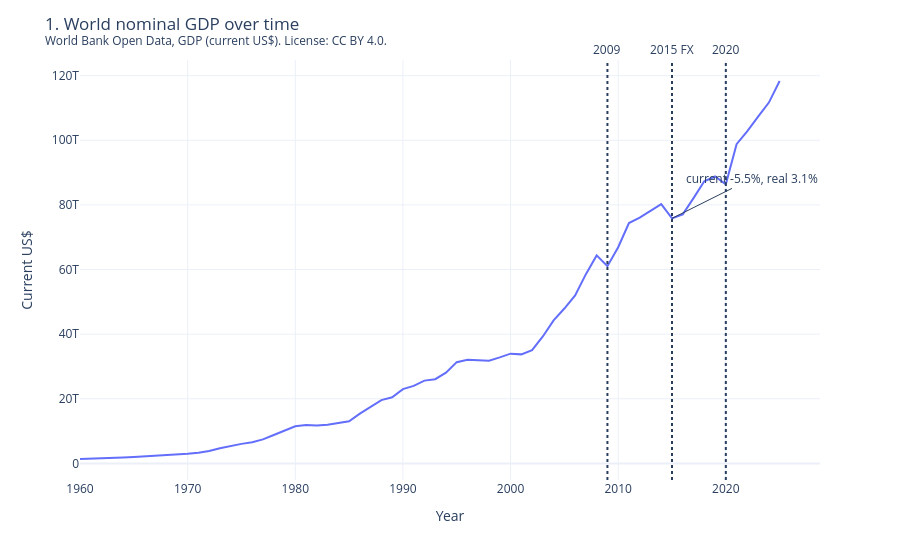

The cell this chart's notebook holds for it:
### Markdown cell above
## GDP charts

Each chart asks one question. Read the note under the chart before the next one.

### Code cell
world = bundle.gdp_annual.loc[bundle.gdp_annual["country_code"] == "WLD"]
fig = px.line(world, x="year", y="nominal_gdp_usd", labels={"nominal_gdp_usd": "Current US$", "year": "Year"})
for year, label in ((2009, "2009"), (2015, "2015 FX"), (2020, "2020")):
    fig.add_vline(x=year, line_dash="dot", annotation_text=label, annotation_position="top")
fx = next(check for check in output_checks if check.year == 2015)
fig.add_annotation(
    x=2015,
    y=float(world.loc[world["year"] == 2015, "nominal_gdp_usd"].iloc[0]),
    text=f"current {fx.nominal_change_pct:.1f}%, real {fx.real_change_pct:.1f}%",
    showarrow=True,
    ax=80,
    ay=-40,
)
trillion_hover(fig)
disclose(fig, "gdp-world-trend", "1. World nominal GDP over time", "gdp_annual").show()

### Figure 1 — Plotly figure (JSON) as saved in the notebook; plotly's stock layout.template omitted (floating-point values rounded to 4 significant figures)
{"data": [{"customdata": [[1.368], [1.445], [1.547], [1.672], [1.833], [1.998], [2.165], [2.298], [2.484], [2.744], [3.009], [3.326], [3.842], [4.699], [5.431], [6.048], [6.575], [7.434], [8.804], [10.18], [11.48], [11.87], [11.75], [11.99], [12.46], [13.05], [15.4], [17.53], [19.6], [20.47], [22.99], [24.0], [25.63], [26.07], [28.07], [31.34], [32.06], [31.95], [31.78], [32.83], [33.97], [33.75], [35.05], [39.29], [44.26], [47.94], [51.97], [58.57], [64.38], [61.05], [66.89], [74.39], [76.06], [78.17], [80.24], [75.84], [77.08], [82.11], [87.31], [88.8], [86.39], [98.78], [102.9], [107.3], [111.7], [118.4]], "hovertemplate": "Year=%{x}<br>$%{customdata[0]:.2f} trillion<extra></extra>", "legendgroup": "", "line": {"color": "#636efa", "dash": "solid"}, "marker": {"symbol": "circle"}, "mode": "lines", "name": "", "orientation": "v", "showlegend": false, "type": "scatter", "x": [1960, 1961, 1962, 1963, 1964, 1965, 1966, 1967, 1968, 1969, 1970, 1971, 1972, 1973, 1974, 1975, 1976, 1977, 1978, 1979, 1980, 1981, 1982, 1983, 1984, 1985, 1986, 1987, 1988, 1989, 1990, 1991, 1992, 1993, 1994, 1995, 1996, 1997, 1998, 1999, 2000, 2001, 2002, 2003, 2004, 2005, 2006, 2007, 2008, 2009, 2010, 2011, 2012, 2013, 2014, 2015, 2016, 2017, 2018, 2019, 2020, 2021, 2022, 2023, 2024, 2025], "xaxis": "x", "y": [1368000000000.0, 1445000000000.0, 1547000000000.0, 1672000000000.0, 1833000000000.0, 1998000000000.0, 2165000000000.0, 2298000000000.0, 2484000000000.0, 2744000000000.0, 3009000000000.0, 3326000000000.0, 3842000000000.0, 4699000000000.0, 5431000000000.0, 6048000000000.0, 6575000000000.0, 7434000000000.0, 8804000000000.0, 10180000000000.0, 11480000000000.0, 11870000000000.0, 11750000000000.0, 11990000000000.0, 12460000000000.0, 13050000000000.0, 15400000000000.0, 17530000000000.0, 19600000000000.0, 20470000000000.0, 22990000000000.0, 24000000000000.0, 25630000000000.0, 26070000000000.0, 28070000000000.0, 31340000000000.0, 32060000000000.0, 31950000000000.0, 31780000000000.0, 32830000000000.0, 33970000000000.0, 33750000000000.0, 35050000000000.0, 39290000000000.0, 44260000000000.0, 47940000000000.0, 51970000000000.0, 58570000000000.0, 64380000000000.0, 61050000000000.0, 66890000000000.0, 74390000000000.0, 76060000000000.0, 78170000000000.0, 80240000000000.0, 75840000000000.0, 77080000000000.0, 82110000000000.0, 87310000000000.0, 88800000000000.0, 86390000000000.0, 98780000000000.0, 102900000000000.0, 107300000000000.0, 111700000000000.0, 118400000000000.0], "yaxis": "y"}], "layout": {"annotations": [{"showarrow": false, "text": "2009", "x": 2009, "xanchor": "center", "xref": "x", "y": 1, "yanchor": "bottom", "yref": "y domain"}, {"showarrow": false, "text": "2015 FX", "x": 2015, "xanchor": "center", "xref": "x", "y": 1, "yanchor": "bottom", "yref": "y domain"}, {"showarrow": false, "text": "2020", "x": 2020, "xanchor": "center", "xref": "x", "y": 1, "yanchor": "bottom", "yref": "y domain"}, {"ax": 80, "ay": -40, "showarrow": true, "text": "current -5.5%, real 3.1%", "x": 2015, "y": 75840000000000.0}], "autosize": true, "hovermode": "x unified", "legend": {"tracegroupgap": 0}, "margin": {"t": 60}, "meta": {"chart_id": "gdp-world-trend", "classification": "open", "profile_id": "public-demo", "provenance": "World Bank Open Data, GDP (current US$). License: CC BY 4.0.", "table": "gdp_annual"}, "shapes": [{"line": {"dash": "dot"}, "type": "line", "x0": 2009, "x1": 2009, "xref": "x", "y0": 0, "y1": 1, "yref": "y domain"}, {"line": {"dash": "dot"}, "type": "line", "x0": 2015, "x1": 2015, "xref": "x", "y0": 0, "y1": 1, "yref": "y domain"}, {"line": {"dash": "dot"}, "type": "line", "x0": 2020, "x1": 2020, "xref": "x", "y0": 0, "y1": 1, "yref": "y domain"}], "title": {"text": "1. World nominal GDP over time<br><sup>World Bank Open Data, GDP (current US$). License: CC BY 4.0.</sup>"}, "xaxis": {"anchor": "y", "domain": [0, 1], "hoverformat": ".0f", "title": {"text": "Year"}}, "yaxis": {"anchor": "x", "domain": [0, 1], "title": {"text": "Current US$"}}}}
